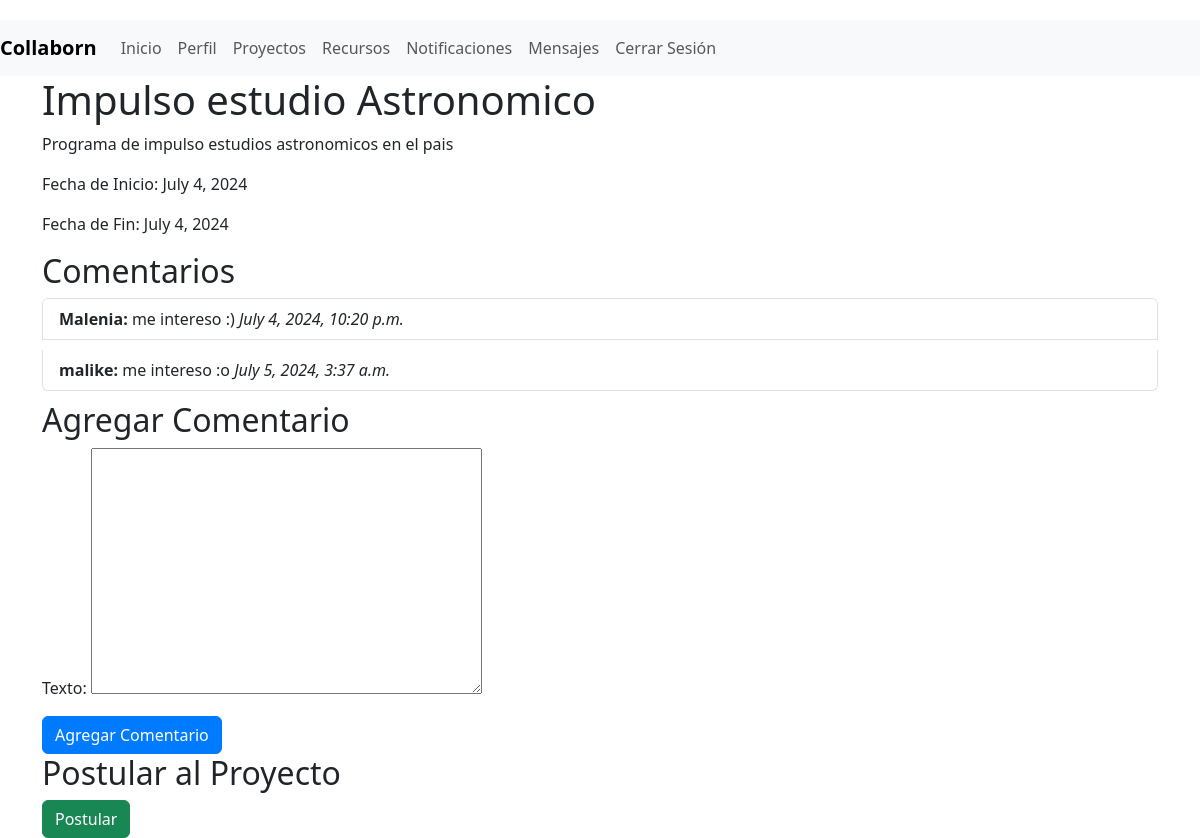
/proyectos/1/ (signed in), run on the app's committed database.
### myapp/models.py (models this page shows, shortened)
class Proyecto(models.Model):
    nombre = models.CharField(max_length=100)
    descripcion = models.TextField()
    fecha_inicio = models.DateField()
    fecha_fin = models.DateField()

class Comentario(models.Model):
    proyecto = models.ForeignKey(Proyecto, related_name='comentarios', on_delete=models.CASCADE)
    autor = models.ForeignKey(User, on_delete=models.CASCADE)
    texto = models.TextField()
    fecha_creacion = models.DateTimeField(auto_now_add=True)

### myapp/views.py (the view)
# urls.py: path('proyectos/<int:proyecto_id>/', views.proyecto_detail, name='proyecto_detail'),
@login_required
def proyecto_detail(request, proyecto_id):
    proyecto = get_object_or_404(Proyecto, id=proyecto_id)
    comentarios = proyecto.comentarios.all()
    if request.method == 'POST':
        form = ComentarioForm(request.POST)
        if form.is_valid():
            comentario = form.save(commit=False)
            comentario.proyecto = proyecto
            comentario.autor = request.user
            comentario.save()
            messages.success(request, 'Comentario agregado exitosamente.')
            return redirect('proyecto_detail', proyecto_id=proyecto.id)
        else:
            messages.error(request, 'Error al agregar el comentario.')
    else:
        form = ComentarioForm()
    return render(request, 'myapp/proyecto_detail.html', {'proyecto': proyecto, 'comentarios': comentarios, 'form': form})

### myapp/forms.py
class ComentarioForm(forms.ModelForm):
    class Meta:
        model = Comentario
        fields = ['texto']

### myapp/templates/myapp/proyecto_detail.html (shortened to what this page needs)
{% extends 'myapp/base.html' %}
{% block content %}
<h1>{{ proyecto.nombre }}</h1>
<p>{{ proyecto.descripcion }}</p>
<p>Fecha de Inicio: {{ proyecto.fecha_inicio }}</p>
<p>Fecha de Fin: {{ proyecto.fecha_fin }}</p>
<h2>Comentarios</h2>
<ul class="list-group">
    {% for comentario in comentarios %}
    <li class="list-group-item">
        <strong>{{ comentario.autor.username }}:</strong> {{ comentario.texto }} <em>{{ comentario.fecha_creacion }}</em>
    </li>
    {% endfor %}
</ul>
<h2>Agregar Comentario</h2>
<form method="post">
    {{ form.as_p }}
    <button type="submit" class="btn btn-primary">Agregar Comentario</button>
</form>
<h2>Postular al Proyecto</h2>
<form method="post" action="{% url 'postular_proyecto' proyecto.id %}">
    <button type="submit" class="btn btn-success">Postular</button>
</form>
{% endblock %}

### myapp/static/css/style.css (style rules this page uses)
body { padding-top: 20px; }
.btn-primary { background-color: #007bff; border-color: #007bff; }
.list-group-item { margin-bottom: 10px; }

### data on the page
Proyecto: nombre "Impulso estudio Astronomico", descripcion "Programa de impulso estudios astronomicos en el pais", fecha_inicio "July 4, 2024", fecha_fin "July 4, 2024"
Comentario: autor.username "Malenia", texto "me intereso :)", fecha_creacion "July 4, 2024, 10:20 p.m."
Comentario: autor.username "malike", texto "me intereso :o", fecha_creacion "July 5, 2024, 3:37 a.m."
